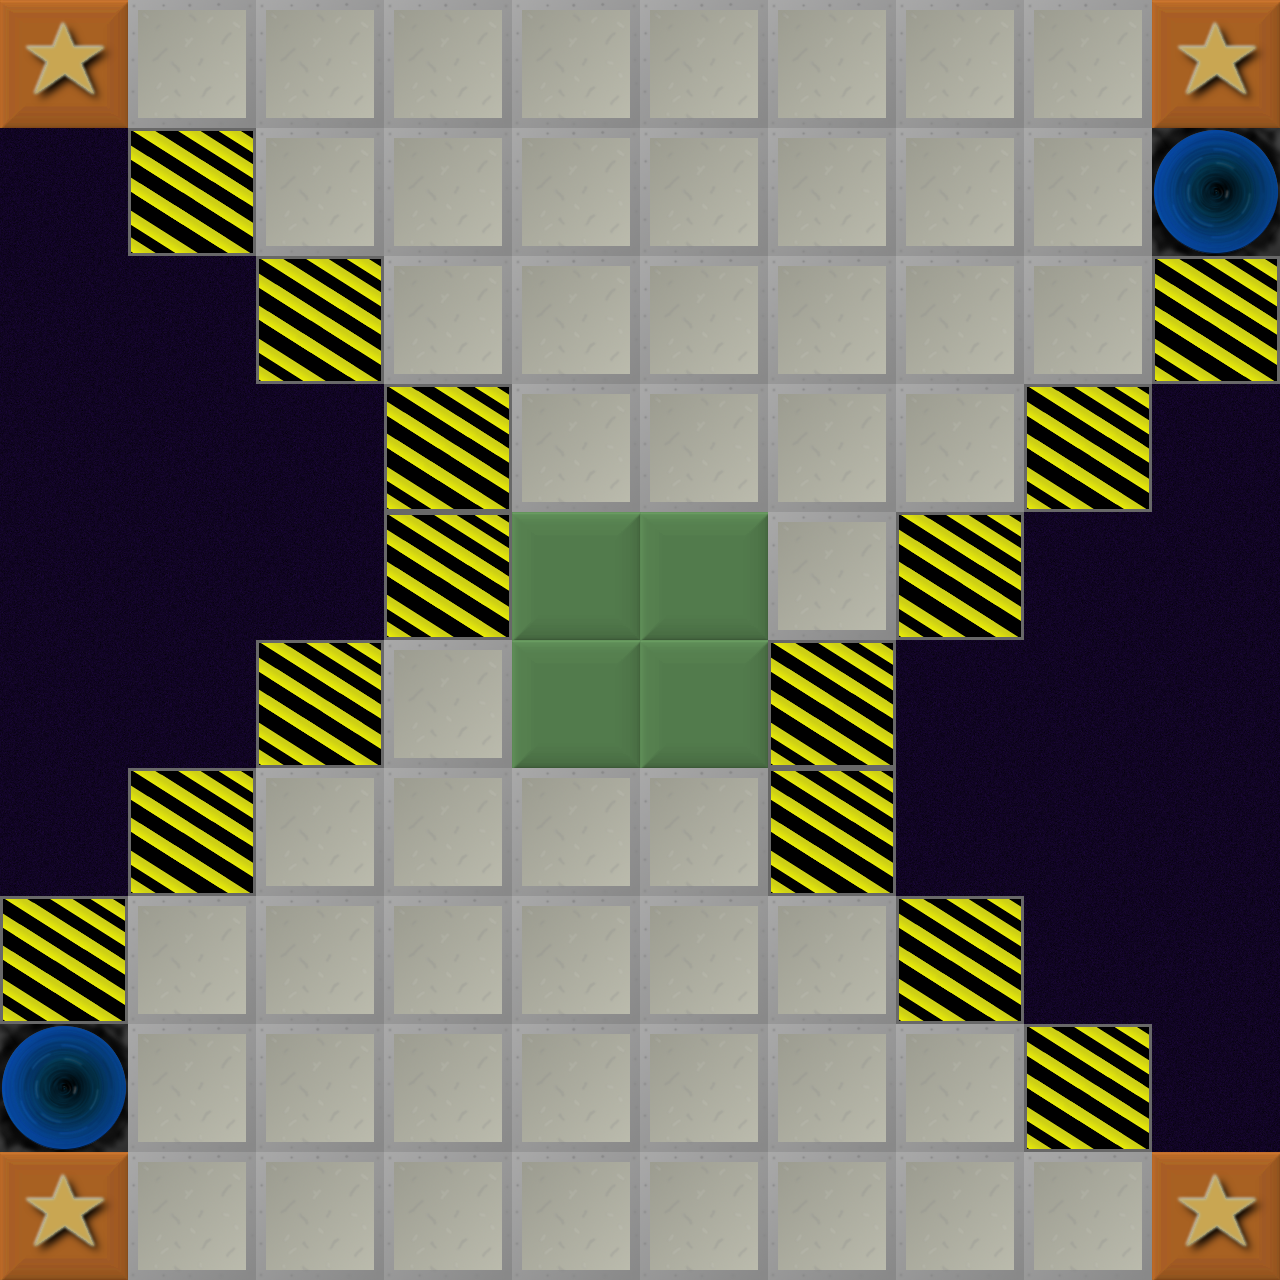

A level layout from a 2D game, rendered from its tile map. Below: a short description, then the map file with tile-grid data replaced by summaries:
An orthogonal 10x10 tile map with 128x128 px tiles, 1 tile layer (Tile Layer 1).

<map version="1.0" orientation="orthogonal" width="10" height="10" tilewidth="128" tileheight="128">
 <tileset firstgid="1" name="standard_tiles" tilewidth="128" tileheight="128">
  <image source="../assets/standard_tiles.png" width="768" height="128" />
 </tileset>
 <layer name="Tile Layer 1" width="10" height="10">
  <data>[100 cells, 100 non-empty, 6 distinct tile ids]</data>
 </layer>
</map>
